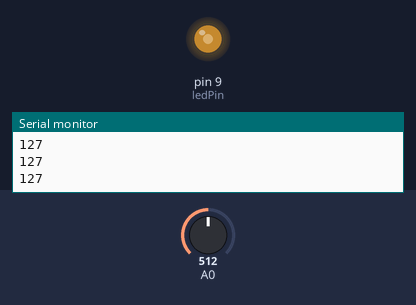
The sketch below on a simulated Arduino Uno, built with avr-gcc and run on an emulated ATmega328P. On the bench: output pins drawn as LEDs (lit = HIGH), the last lines printed to the serial monitor. Inputs (shaded band) come from the test bench; at power-on: A0 = 512.

Above: at 1.2 s.
1.3 s: A0 set to 716
At 2.4 s:
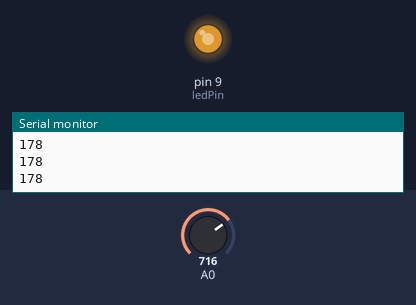
2.8 s: A0 set to 900
At 3.7 s:
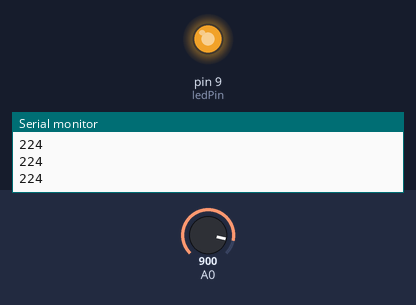
4.3 s: A0 set to 122
At 4.7 s:
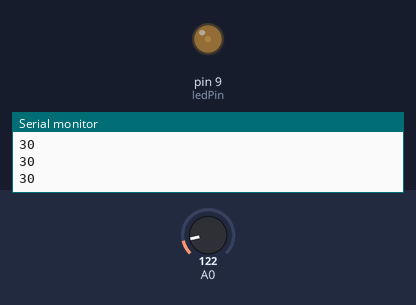
5.8 s: A0 set to 0
At 7.0 s:
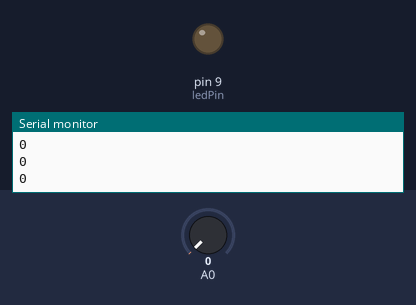
7.3 s: A0 set to 511
At 8.2 s:
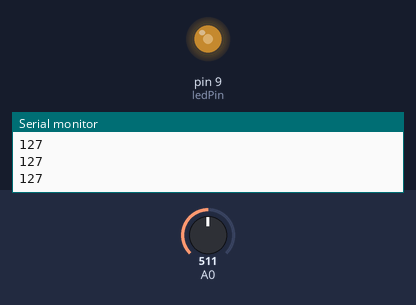
Timing chart, 0 to 9.8 s (numbered marks = the images above; inputs shaded):
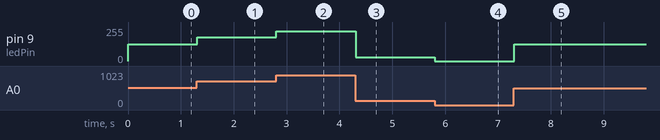

Measured:
- after the input at 1.3 s, pin 9 (ledPin): 127/255 → 178/255 at once
- after the input at 2.8 s, pin 9 (ledPin): 178/255 → 224/255 at once
- after the input at 4.3 s, pin 9 (ledPin): 224/255 → 30/255 at once
- after the input at 5.8 s, pin 9 (ledPin): 30/255 → 0/255 at once
- after the input at 7.3 s, pin 9 (ledPin): 0/255 → 127/255 at once

The sketch:

c05_16_mapFunction.ino
```cpp
int val = 0;
int ledPin = 9;

void setup() {
  Serial.begin(9600);
  pinMode(ledPin, OUTPUT);
}

void loop() {
  // range 0 ~ 1023
  val = analogRead(A0);

  int mapVal = map(val, 0, 1023, 0, 255);
  Serial.println(mapVal);

  // range 0 ~ 255
  analogWrite(ledPin, mapVal);
}
```
